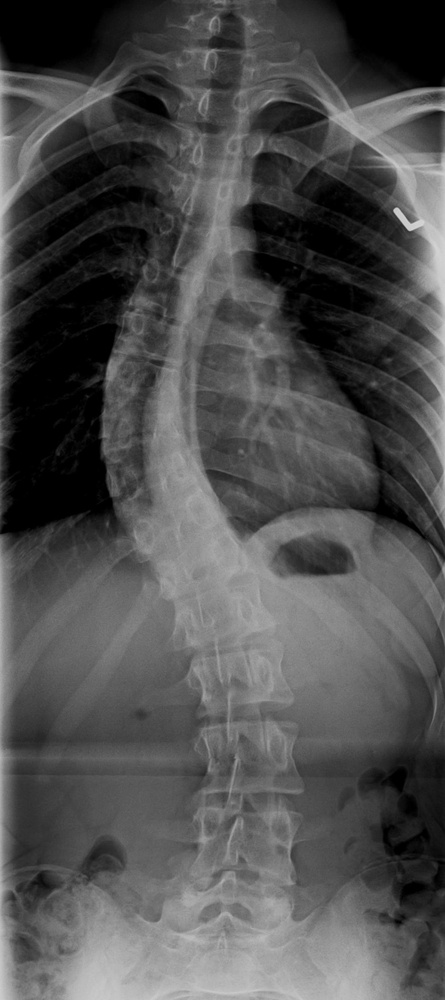
#> input picture data/test/sunhl-1th-01-Mar-2017-312 C AP.jpg, 445 x 1000 px, shrunk from 1162 x 2609 before the run, given as the content of the folder images, which was not available
$ python impoints.py
#> lines starting #> are read from the running program, lines starting #| are printed output that depends on the picture
import cv2
import numpy as np
import os
from glob import glob
import matplotlib.pyplot as plt

observer_name = "sunhl-1th-"

# ------default setting
point_num = 0
folder = "images/"
label_folder = "SupLabels/"
crop_folder = "SupCrops/"
files = folder + "*.jpg"

file_names = glob(files)

for k in range(len(file_names)):

    l = folder + file_names[k]
    im = cv2.imread(l)
#> im is the input picture: shape (1000, 445, 3); min 0, max 214, mean 79.3
    image = cv2.cvtColor(im, cv2.COLOR_BGR2GRAY)
    plt.imshow(cv2.equalizeHist(image), cmap="gray")
    plt.title(file_names[k])
    plt.show()
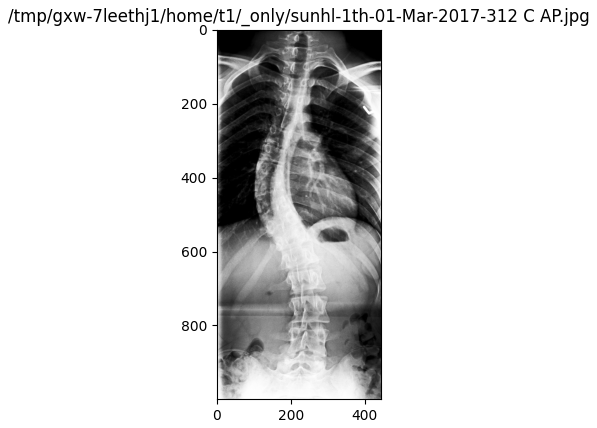
#> figure drawn by matplotlib, 1 panel

    # get points
    p = np.zeros((point_num, 2))
    for i in range(point_num):
        h = plt.ginput(1)
        p[i, :] = h[0]

    # crop images
#> (the run stopped early here; a loop or call above may not have finished)

$ run again, on data/test/sunhl-1th-01-Mar-2017-313 C AP.jpg
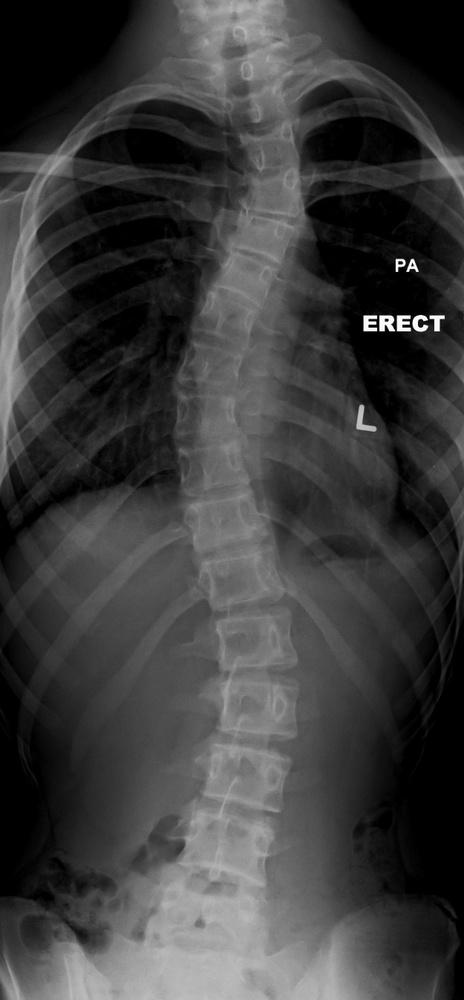
#> input picture data/test/sunhl-1th-01-Mar-2017-313 C AP.jpg, 464 x 1000 px, shrunk from 1250 x 2692 before the run, given as the content of the folder images, which was not available
#> im is the input picture: shape (1000, 464, 3); min 0, max 255, mean 60.9
#> `plt.show()`:
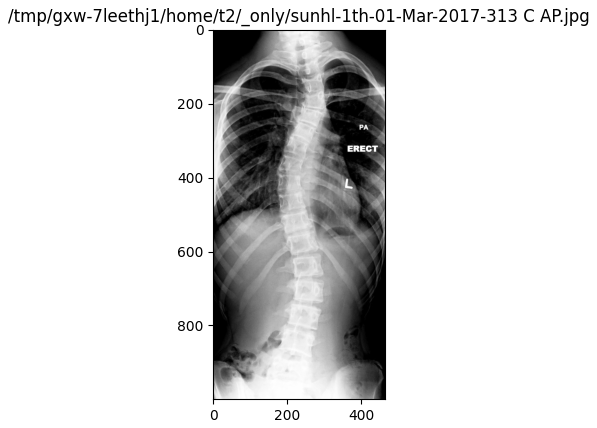
#> figure drawn by matplotlib, 1 panel

$ run again, on data/test/sunhl-1th-01-Mar-2017-317 C AP.jpg
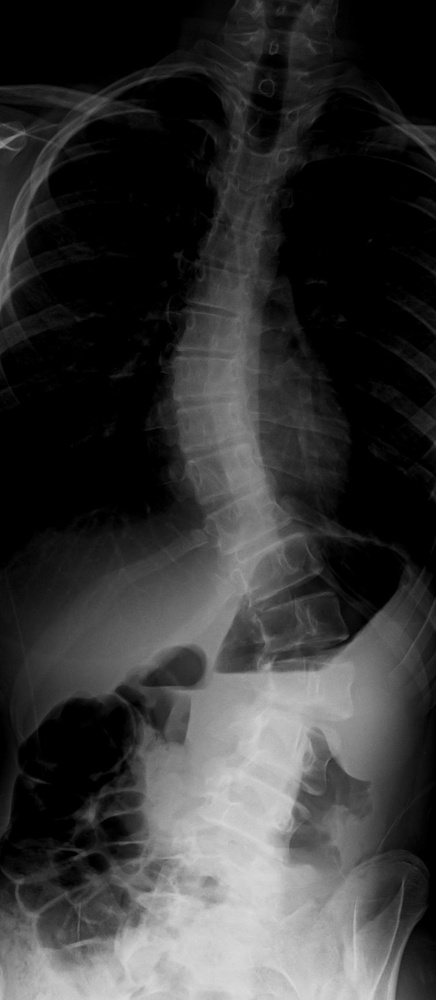
#> input picture data/test/sunhl-1th-01-Mar-2017-317 C AP.jpg, 436 x 1000 px, shrunk from 1182 x 2708 before the run, given as the content of the folder images, which was not available
#> im is the input picture: shape (1000, 436, 3); min 0, max 219, mean 54.8
#> `plt.show()`:
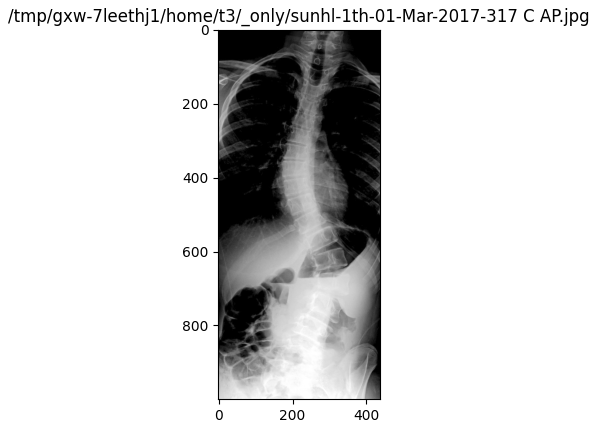
#> figure drawn by matplotlib, 1 panel
